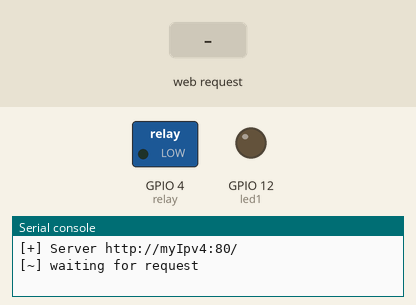
The program below on a simulated ESP8266 board running MicroPython. Shown: switched loads named in the program (green lamp = pin HIGH), output pins drawn as LEDs (lit = HIGH), the last lines printed to the serial console. The test bench sets the inputs (shaded band). WiFi joins after 1.5 s.

Above: at 3.2 s.
3.3 s: HTTP request GET / received
At 7.1 s:
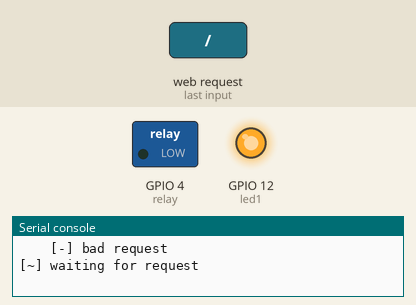
Timing chart, 0 to 10.8 s (numbered marks = the images above; inputs shaded):
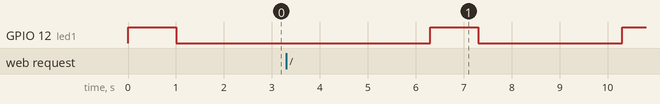

The program:

main.py
```python
# SHOULD SEE ME
try:
    import usocket as socket
except:
    import socket
import errno, machine, sys, ure
from time import sleep as delay


def Maintain():
    import esp, gc

    # gc.collect() after boot.py
    # Memory Stats: Allocated(12352) Free(23616) Diff(-Freed 560) Total(4194304) in bytes
    # gc.collect() after idling
    # Memory Stats: Allocated(12352) Free(23616) Diff(-Freed 832) Total(4194304) in bytes
    # gc.collect() after a single request
    # Memory Stats: Allocated(12608) Free(23360) Diff(-Freed 1248) Total(4194304) in bytes

    mem_before = gc.mem_free()
    gc.collect()
    mem_after = gc.mem_free()
    if mem_before > mem_after:
        mem_diff = '+Freed {}'.format(mem_before - mem_after)
    else:
        mem_diff = '-Freed {}'.format(mem_after - mem_before)

    mem_total = esp.flash_size()
    print('Memory Stats: Allocated({1}) Free({2}) Diff({3}) Total({0}) in bytes'.format(
        mem_total, gc.mem_alloc(), gc.mem_free(), mem_diff
    ))
    return


def Relay():
    # changes to relay to on if off and vice versa depending on the pin current value.
    if pins['relay'].value():
        pins['led1'].off()
        pins['relay'].off()
    else:
        pins['led1'].on()
        pins['relay'].on()
    return pins['relay'].value()

# gpio pin setup
pins = {
    'led1': machine.Pin(12, machine.Pin.OUT),
    'relay': machine.Pin(4, machine.Pin.OUT),
}
pins['relay'].off()

# response from server
CONTENT = b'''\
HTTP/1.0 %d %s

%d
'''

# keep track of cycles and run maintenance later
time_outs = 0
is_waiting = True

s = socket.socket()
ai = socket.getaddrinfo('0.0.0.0', 80)
addr = ai[0][-1]
s.setsockopt(socket.SOL_SOCKET, socket.SO_REUSEADDR, 1)
s.settimeout(3)
s.bind(addr)
s.listen(5)
print('[+] Server http://myIpv4:80/')

while True:
    try:
        if is_waiting:
            print('[~] waiting for request')
            is_waiting = False

        res = s.accept()
        client_sock = res[0]
        client_addr = res[1]
        req = client_sock.recv(256)  # 4096
        print('\t\tRequest from {0}:\n\t\t{1}'.format(client_addr, req))
        if ure.search(b'/?state', req):
            print('\t\t[+] got state')
            client_sock.write(CONTENT % (200, 'OK', pins['relay'].value()))
            client_sock.close()
        elif ure.search(b'/?relay', req):
            print('\t\t[+] got relay')
            Relay()
            client_sock.write(CONTENT % (200, 'OK', pins['relay'].value()))
            client_sock.close()
        elif ure.search(b'/?exit', req):
            print('\t\t[+] got exit')
            client_sock.write(CONTENT % (200, 'OK', pins['relay'].value()))
            client_sock.close()
            sys.exit(0)
        else:
            print('\t\t[-] bad request')
            client_sock.write(CONTENT % (400, 'Bad Request', 2))
            client_sock.close()
            pass
        if client_sock:
            client_sock.close()

        # this is only used to prevent the annoyance of repeating "waiting" messages
        is_waiting = True

    except KeyboardInterrupt:
        print('[!] exiting...')
        sys.exit(0)
    except Exception as e:
        if e.args[0] == errno.ETIMEDOUT:
            # toggle server is listening message
            time_outs += 1
            if time_outs > 200:
                # if socket timeout = 3. Then x * 3 -> run Maintain() ((200 * 3 = 600 seconds = 10 minutes))
                Maintain()
                time_outs = 0
            # LED routine
            pins['led1'].on()
            delay(1)
            pins['led1'].off()
            pass
        else:
            print('[!] unexpected exception. exiting...')
            print('[>] details:\n\n{0}'.format(e))
            sys.exit()
```

boot.py
```python
# This file is executed on every boot (including wake-boot from deepsleep)
import gc, machine, network, time, sys

# Adjust LED and Relay Pins to your setup

network_Attrs = {
    'ipv4': '192.168.1.49',  # BE SURE TO EDIT THESE
    'mask': '255.255.255.0',
    'dns': '8.8.8.8',
    'gateway': '192.168.1.1',
    'ssid': 'Access Point SSID',
    'pass' :'Access Point Password',
}

# network indicator led on gpio 15
led = machine.Pin(12, machine.Pin.OUT)

# if doesnt connect to network after X tries
fails = 0
fails_Limit = 15

sta_if = network.WLAN(network.STA_IF)
if sta_if.isconnected():
    pass
else:
    print('[-]connecting to network')
    sta_if.active(True)
    sta_if.ifconfig((network_Attrs['ipv4'], network_Attrs['mask'], network_Attrs['gateway'], network_Attrs['dns']))
    sta_if.connect(network_Attrs['ssid'], network_Attrs['pass'])
    while not sta_if.isconnected():
        sys.stdout.write('.')
        if led.value():
            led.off()
        else:
            led.on()
        fails += 1
        if fails >= fails_Limit:
            print('[!]unable to connect to the network')
            for i in range(fails_Limit):
                led.on()
                time.sleep(0.1)
                led.off()
                time.sleep(0.1)
            sys.exit(1)
        else:
            time.sleep(1)

print()
print('[+] connected ({0})'.format(sta_if.ifconfig()))
gc.collect()

# > now main.py runs
```
